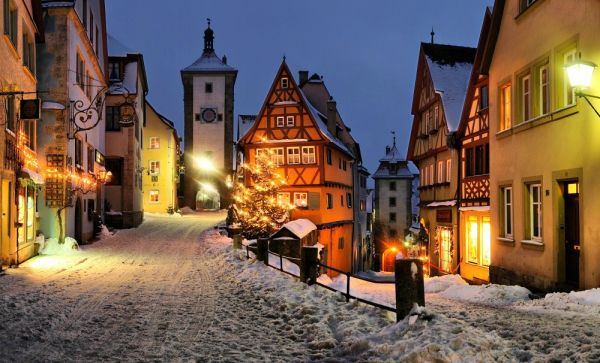
#> input picture Class/Huffman/germanTown.jpg, 600 x 363 px
$ jupyter execute predictiveFilter.ipynb   (shell and % lines are left out)
#> lines starting #> are read from the running program, lines starting #| are printed output that depends on the picture
# Intro to predictive coding, making an image more huffable
Joshua Stough, DIP 8.2.1 and 8.2.9

[cell 1]
import matplotlib.pyplot as plt
import scipy.ndimage as ndimage
import numpy as np

from scipy.ndimage import correlate
from skimage.filters import *
from scipy.stats import entropy

[cell 2]
# utility: what is arr?
def arrInfo(arr):
    return arr.shape, arr.min(), arr.max(), arr.dtype

[cell 3]
I = plt.imread('germanTown.jpg')
#> I is the input picture: shape (363, 600, 3); mean R, G, B 115.5, 93.4, 78.1

[cell 4]
arrInfo(I)

# Reduce to single channel
For the sake of simplicity in the types and dimensions, let's reduce to 2D

[cell 5]
# https://scikit-image.org/docs/dev/auto_examples/color_exposure/plot_rgb_to_gray.html
from skimage.color import rgb2gray
I = rgb2gray(I)
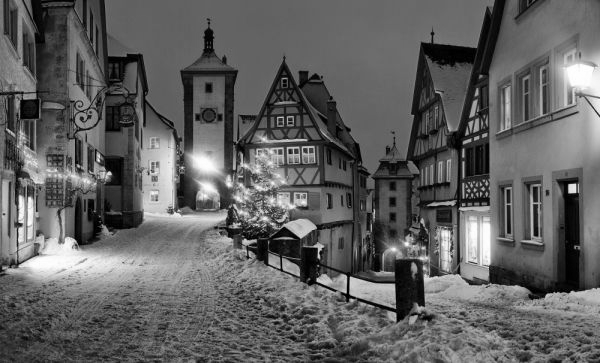
#> I: shape (363, 600) float64; min 0, max 1, mean 0.38
arrInfo(I)

[cell 6]
# Let's bring it back to 0-255 uint8
I = (255*I).astype(np.uint8)
arrInfo(I)

[cell 7]
plt.figure()
plt.imshow(I, cmap='gray', interpolation=None)

# Now, let's do histograms

[cell 8]
bins = np.arange(257)
freq, bins = np.histogram(I.ravel(), bins=bins)
#> freq = 256 values, max 6752 at index 99, min 13 at index 255, mean 850.8; bins = 257 values from 0 to 256

[cell 9]
entropy(freq)
#> Out = 5.19

[cell 10]
plt.figure()
plt.bar(bins[:-1], freq)
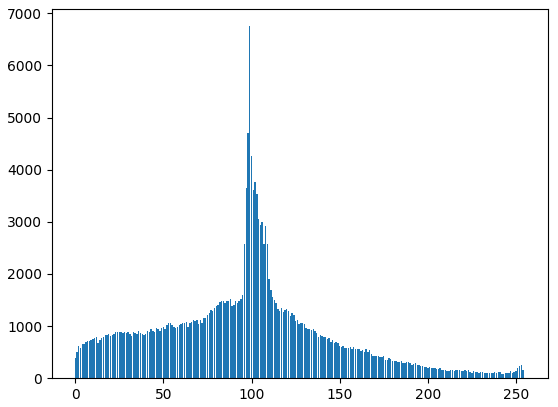
#> figure drawn by matplotlib, 1 panel; tallest bar 6752 high, from x = 98.6 to 99.4

# Spatial Filtering
We'll make a filter for the current pixel - the last pixel.

[cell 11]
h = np.array([-1, 1], ndmin=2).astype(np.int16)

[cell 12]
arrInfo(h)

[cell 13]
h

# Filter the image based on h

[cell 14]
If = correlate(I.astype(np.int16), h, mode='constant', cval=0)
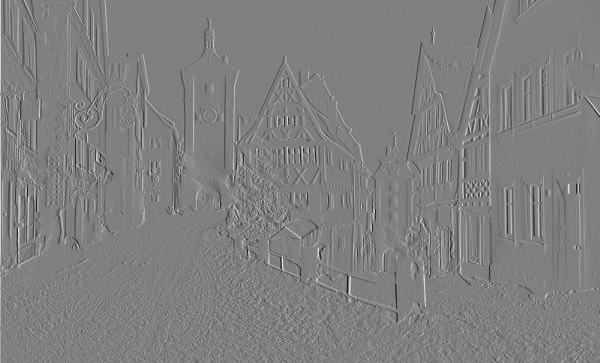
#> If: shape (363, 600) int16; min -184, max 183, mean 0.2; drawn with min black and max white

[cell 15]
arrInfo(If)

[cell 16]
f, ax = plt.subplots(1,2, figsize=(8,3), sharex=True, sharey=True)

ax[0].imshow(I, cmap='gray', interpolation=None)
ax[0].set_title('Original')
ax[1].imshow(If, cmap='gray', interpolation=None)#, vmin=-255, vmax=255)
ax[1].set_title('Filtered')

plt.tight_layout()
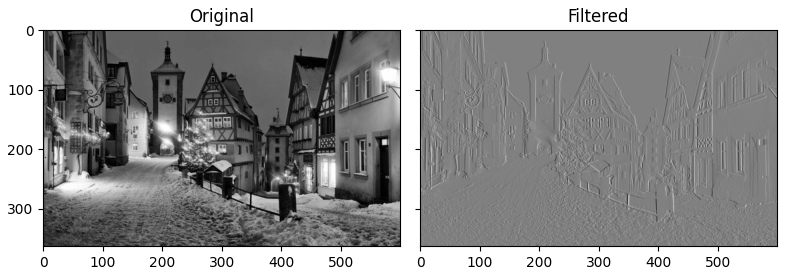
#> figure drawn by matplotlib, 2 panels

# Let's look at the histograms of both the original and the filtered images

[cell 17]
f, ax = plt.subplots(1,2,figsize=(8,3))
ax[0].hist(I.ravel(), bins=256);
ax[1].hist(If.ravel(), bins=np.arange(-200,200,1));
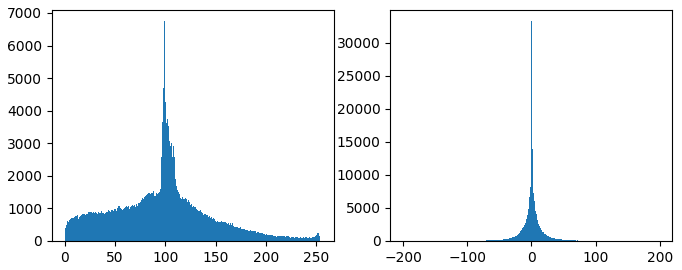
#> figure drawn by matplotlib, 2 panels; panel 1: tallest bar 6752 high, from x = 98.61 to 99.61; panel 2: tallest bar 33303 high, from x = 0 to 1

# How about the entropy of these two versions

[cell 18]
I_hist, I_bins = np.histogram(I.ravel(), bins=np.arange(257))
#> I_hist has the same summary as freq; I_bins = 257 values from 0 to 256
If_hist, If_bins = np.histogram(If.ravel(), bins=np.arange(-255,256,1))
#> If_hist = 510 values, max 33303 at index 255, min 0 at index 0, mean 427.1; If_bins = 511 values from -255 to 255

[cell 19]
entropy(I_hist, base=2)
#> Out = 7.49

[cell 20]
entropy(If_hist, base=2)
#> Out = 5.71

# But can we reconstruct the original from If?

[cell 21]
# Just check to see the first columns are equal
np.all(np.equal(I[:,0], If[:,0]))
#> Out = True

[cell 22]
def recon(I):
    If = I.copy()
    for i in range(1,If.shape[1]):
        If[:,i] = If[:,i-1] + If[:,i]
    return If
